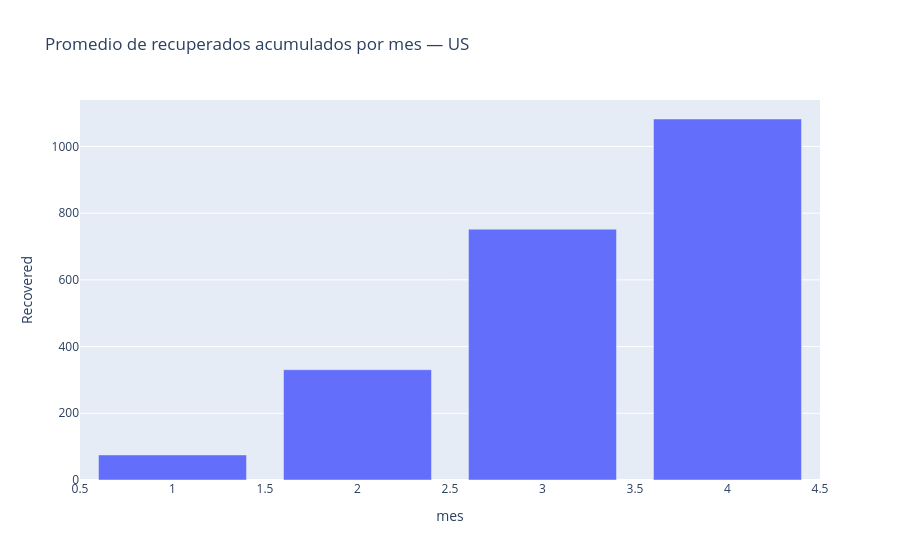

The cell this chart's notebook holds for it:
### Code cell
fig = px.bar(
    promedio_recuperados_mes,
    x="mes", y="Recovered",
    title="Promedio de recuperados acumulados por mes — US"
)
fig.show()

### Figure 1 — Plotly figure (JSON) as saved in the notebook; plotly's stock layout.template omitted (floating-point values rounded to 4 significant figures)
{"data": [{"hovertemplate": "mes=%{x}<br>Recovered=%{y}<extra></extra>", "legendgroup": "", "marker": {"color": "#636efa", "pattern": {"shape": ""}}, "name": "", "orientation": "v", "showlegend": false, "textposition": "auto", "x": [4, 3, 2, 1], "xaxis": "x", "y": [1082.0, 752.0, 330.7, 75.13], "yaxis": "y", "type": "bar"}], "layout": {"xaxis": {"anchor": "y", "domain": [0.0, 1.0], "title": {"text": "mes"}}, "yaxis": {"anchor": "x", "domain": [0.0, 1.0], "title": {"text": "Recovered"}}, "legend": {"tracegroupgap": 0}, "title": {"text": "Promedio de recuperados acumulados por mes — US"}, "barmode": "relative"}}
